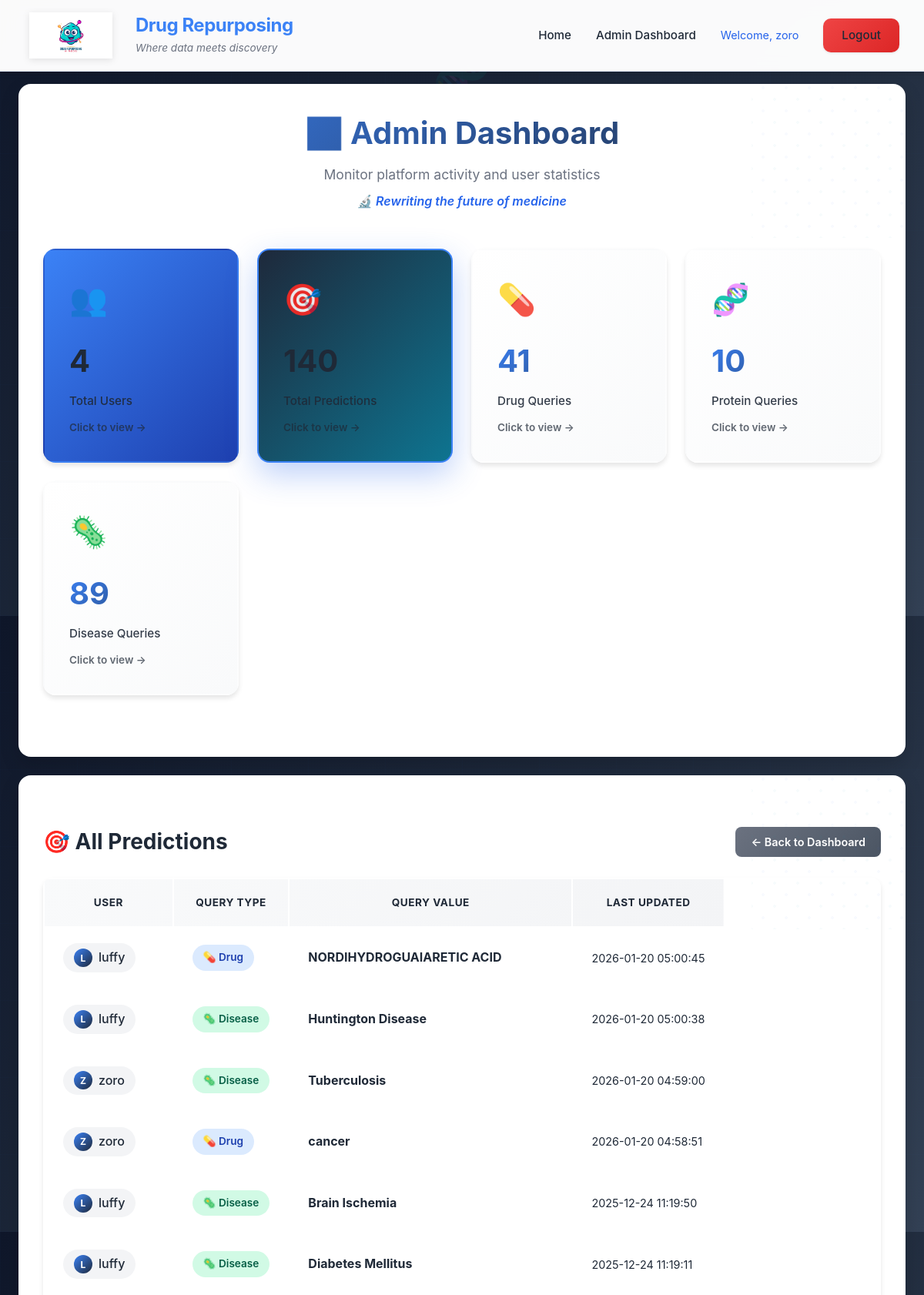
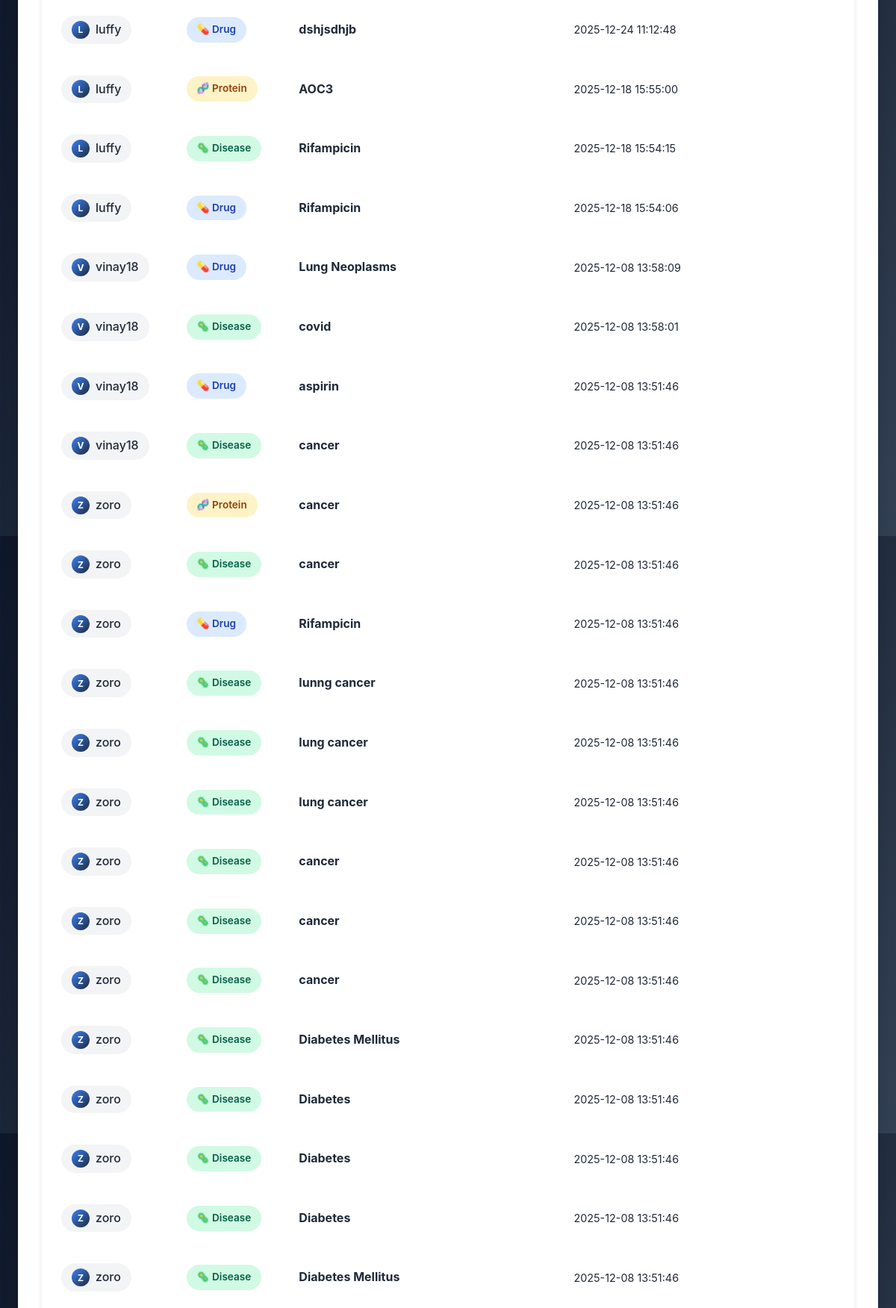
The app's page /admin-dashboard/?view=all_predictions (signed in, upper part) with its own data (2 pictures, top to bottom).
### core/models.py (models this page shows, shortened)
class PredictionHistory(models.Model):
    QUERY_TYPES = [
        ('drug', 'Drug'),
        ('protein', 'Protein'),
        ('disease', 'Disease'),
    ]
    user = models.ForeignKey(User, on_delete=models.CASCADE)
    query_type = models.CharField(max_length=10, choices=QUERY_TYPES)
    query_value = models.CharField(max_length=255)
    results = models.JSONField()
    created_at = models.DateTimeField(auto_now_add=True)
    updated_at = models.DateTimeField(auto_now=True)
    class Meta:
        ordering = ['-updated_at']  # Order by most recently updated

### core/views.py (the view, shortened to what this page needs)
# urls.py: path('admin-dashboard/', views.admin_dashboard_view, name='admin_dashboard'),
@login_required
@user_passes_test(lambda u: u.is_superuser)
def admin_dashboard_view(request):
    view_filter = request.GET.get('view', None)
    total_users = User.objects.count()
    total_predictions = PredictionHistory.objects.count()
    stats = {
        'drug': PredictionHistory.objects.filter(query_type='drug').count(),
        'protein': PredictionHistory.objects.filter(query_type='protein').count(),
        'disease': PredictionHistory.objects.filter(query_type='disease').count(),
    }
    if view_filter == 'users':
        users_list = User.objects.all().order_by('-date_joined')
        context = {
            'total_users': total_users,
            'total_predictions': total_predictions,
            'stats': stats,
            'view_filter': 'users',
            'users_list': users_list,
        }
    elif view_filter == 'all_predictions':
        all_predictions = PredictionHistory.objects.all().order_by('-updated_at')
        context = {
            'total_users': total_users,
            'total_predictions': total_predictions,
            'stats': stats,
            'view_filter': 'all_predictions',
            'all_predictions': all_predictions,
        }
    return render(request, 'admin_dashboard.html', context)

### templates/admin_dashboard.html (shortened to what this page needs)
{% extends 'base.html' %}
{% block extra_css %}
{% load static %}
<link rel="stylesheet" href="{% static 'css/admin.css' %}">
{% endblock %}
{% block content %}
<div class="card">
    <div class="dashboard-header">
        <h2>📊 Admin Dashboard</h2>
        <p style="margin-bottom: 0.5rem;">Monitor platform activity and user statistics</p>
        <p style="font-size: 1rem; color: #2563eb; font-weight: 600; font-style: italic;">🔬 Rewriting the future of medicine</p>
    </div>
    <div class="stats-grid">
        <a href="?view=users" class="stat-card primary {% if view_filter == 'users' %}active{% endif %}" style="text-decoration: none; color: inherit;">
            <div class="stat-icon">👥</div>
            <div class="stat-value">{{ total_users }}</div>
            <div class="stat-label">Total Users</div>
            <div class="stat-action">Click to view →</div>
        </a>
        <a href="?view=all_predictions" class="stat-card secondary {% if view_filter == 'all_predictions' %}active{% endif %}" style="text-decoration: none; color: inherit;">
            <div class="stat-icon">🎯</div>
            <div class="stat-value">{{ total_predictions }}</div>
            <div class="stat-label">Total Predictions</div>
            <div class="stat-action">Click to view →</div>
        </a>
        <a href="?view=drug" class="stat-card {% if view_filter == 'drug' %}active{% endif %}" style="text-decoration: none; color: inherit;">
            <div class="stat-icon">💊</div>
            <div class="stat-value">{{ stats.drug }}</div>
            <div class="stat-label">Drug Queries</div>
            <div class="stat-action">Click to view →</div>
        </a>
        <a href="?view=protein" class="stat-card {% if view_filter == 'protein' %}active{% endif %}" style="text-decoration: none; color: inherit;">
            <div class="stat-icon">🧬</div>
            <div class="stat-value">{{ stats.protein }}</div>
            <div class="stat-label">Protein Queries</div>
            <div class="stat-action">Click to view →</div>
        </a>
        <a href="?view=disease" class="stat-card {% if view_filter == 'disease' %}active{% endif %}" style="text-decoration: none; color: inherit;">
            <div class="stat-icon">🦠</div>
            <div class="stat-value">{{ stats.disease }}</div>
            <div class="stat-label">Disease Queries</div>
            <div class="stat-action">Click to view →</div>
        </a>
    </div>
</div>
<div class="card">
    <div class="activity-section">
        <div class="activity-header">
            {% if view_filter == 'users' %}
            <h3>👥 All Users</h3>
            <a href="{% url 'admin_dashboard' %}" class="btn-back">← Back to Dashboard</a>
            {% elif view_filter == 'all_predictions' %}
            <h3>🎯 All Predictions</h3>
            <a href="{% url 'admin_dashboard' %}" class="btn-back">← Back to Dashboard</a>
            {% elif view_filter == 'drug' %}
            <h3>💊 Drug Queries</h3>
            <a href="{% url 'admin_dashboard' %}" class="btn-back">← Back to Dashboard</a>
            {% elif view_filter == 'protein' %}
            <h3>🧬 Protein Queries</h3>
            <a href="{% url 'admin_dashboard' %}" class="btn-back">← Back to Dashboard</a>
            {% elif view_filter == 'disease' %}
            <h3>🦠 Disease Queries</h3>
            <a href="{% url 'admin_dashboard' %}" class="btn-back">← Back to Dashboard</a>
            {% else %}
            <h3>📜 Recent Activity</h3>
            {% endif %}
        </div>
        <div class="admin-table">
            {% if view_filter == 'users' %}
            <table>
                <thead>
                    <tr>
                        <th>Username</th>
                        <th>Email</th>
                        <th>Date Joined</th>
                        <th>Last Login</th>
                        <th>Predictions</th>
                        <th>Status</th>
                    </tr>
                </thead>
                <tbody>
                    {% for user in users_list %}
                    <tr>
                        <td>
                            <div class="user-badge">
                                <div class="user-avatar">{{ user.username|slice:":1"|upper }}</div>
                                <span>{{ user.username }}</span>
                            </div>
                        </td>
                        <td>{{ user.email|default:"N/A" }}</td>
                        <td class="timestamp">{{ user.date_joined|date:"Y-m-d H:i" }}</td>
                        <td class="timestamp">{{ user.last_login|date:"Y-m-d H:i"|default:"Never" }}</td>
                        <td><strong>{{ user.predictionhistory_set.count }}</strong></td>
                        <td>
                            {% if user.is_superuser %}
                            <span class="status-badge admin">Admin</span>
                            {% elif user.is_active %}
                            <span class="status-badge active">Active</span>
                            {% else %}
                            <span class="status-badge inactive">Inactive</span>
                            {% endif %}
                        </td>
                    </tr>
                    {% empty %}
                    <tr>
                        <td colspan="6">
                            <div class="empty-state">
                                <div class="empty-state-icon">👥</div>
                                <h4>No Users Found</h4>
                            </div>
                        </td>
                    </tr>
                    {% endfor %}
                </tbody>
            </table>
            {% elif view_filter == 'all_predictions' or view_filter == 'drug' or view_filter == 'protein' or view_filter == 'disease' %}
            <table>
                <thead>
                    <tr>
                        <th>User</th>
                        <th>Query Type</th>
                        <th>Query Value</th>
                        <th>Last Updated</th>
                    </tr>
                </thead>
                <tbody>
                    {% if view_filter == 'all_predictions' %}
                        {% for prediction in all_predictions %}
                        <tr>
                            <td>
                                <div class="user-badge">
                                    <div class="user-avatar">{{ prediction.user.username|slice:":1"|upper }}</div>
                                    <span>{{ prediction.user.username }}</span>
                                </div>
                            </td>
                            <td>
                                <span class="query-type-badge {{ prediction.query_type }}">
                                    {% if prediction.query_type == 'drug' %}💊{% elif prediction.query_type == 'protein' %}🧬{% else %}🦠{% endif %}
                                    {{ prediction.query_type|title }}
                                </span>
                            </td>
                            <td><strong>{{ prediction.query_value }}</strong></td>
                            <td class="timestamp">{{ prediction.updated_at|date:"Y-m-d H:i:s" }}</td>
                        </tr>
                        {% endfor %}
                    {% endif %}
                </tbody>
            </table>
            {% endif %}
        </div>
    </div>
</div>
{% endblock %}

### templates/base.html (shortened to what this page needs)
<!DOCTYPE html>
<html lang="en">
<head>
    {% load static %}
    <link rel="stylesheet" href="{% static 'css/base.css' %}">
    {% block extra_css %}{% endblock %}
</head>
<body>
    {% if user.is_authenticated %}
    <div class="navbar">
        <div class="navbar-content">
            <div style="display: flex; align-items: center; gap: 1.5rem;">
                <div style="display: flex; align-items: center; justify-content: center; min-width: 120px;">
                    <img src="{% static 'images/logo1p.png' %}" alt="Logo" class="navbar-logo">
                </div>
                <div>
                    <h1>Drug Repurposing</h1>
                    <p style="font-size: 0.85rem; color: #6b7280; margin-top: 0.25rem; font-style: italic;">Where data meets discovery</p>
                </div>
            </div>
            <nav>
                <a href="{% url 'home' %}">Home</a>
                {% if user.is_superuser %}
                <a href="{% url 'admin_dashboard' %}">Admin Dashboard</a>
                {% endif %}
                <span style="color: #2563eb;">Welcome, {{ user.username }}</span>
                <a href="{% url 'logout' %}" class="logout-btn btn">Logout</a>
            </nav>
        </div>
    </div>
    {% endif %}
    <div class="container">
        {% block content %}{% endblock %}
    </div>
</body>
</html>

### static/css/base.css (style rules this page uses)
:root { --primary: #3b82f6; --primary-dark: #1e40af; --primary-light: #60a5fa; --secondary: #1e293b; --accent: #06b6d4; --success: #10b981; --error: #ef4444; --warning: #f59e0b; --bg-gradient: linear-gradient(135deg, #0f172a 0%, #1e293b 50%, #334155 100%); --text-dark: #1f2937; --text-light: #6b7280; --border: #e5e7eb; --white: #ffffff; --shadow-sm: 0 1px 3px rgba(0, 0, 0, 0.1); --shadow-md: 0 4px 6px rgba(0, 0, 0, 0.1); --shadow-lg: 0 10px 25px rgba(0, 0, 0, 0.15); }
* { margin: 0; padding: 0; box-sizing: border-box; }
html { scroll-behavior: smooth; }
body { font-family: 'Inter', -apple-system, BlinkMacSystemFont, 'Segoe UI', Roboto, sans-serif; background: var(--bg-gradient); min-height: 100vh; color: var(--text-dark); line-height: 1.6; overflow-x: hidden; animation: fadeIn 0.6s ease; position: relative; }
body::before { content: '🧬'; position: fixed; top: 0; left: 0; width: 100%; height: 100%; font-size: 4rem; color: rgba(59, 130, 246, 0.08); display: flex; flex-wrap: wrap; justify-content: space-around; align-items: flex-start; padding: 2rem; gap: 4rem; pointer-events: none; z-index: 0; animation: dnaFloat 30s ease-in-out infinite; line-height: 8rem; letter-spacing: 4rem; }
body::after { content: ''; position: fixed; top: 0; left: 0; width: 100%; height: 100%; background-image: repeating-linear-gradient(90deg, rgba(59, 130, 246, 0.03) 0px, transparent 1px, transparent 100px), repeating-linear-gradient(0deg, rgba(59, 130, 246, 0.03) 0px, transparent 1px, transparent 100px); pointer-events: none; z-index: 0; animation: gridPulse 15s ease-in-out infinite; }
.navbar { background: rgba(255, 255, 255, 0.98); backdrop-filter: blur(10px); padding: 1rem 2rem; box-shadow: var(--shadow-md); position: sticky; top: 0; z-index: 100; animation: navSlideDown 0.6s cubic-bezier(0.4, 0, 0.2, 1); border-bottom: 1px solid rgba(37, 99, 235, 0.1); }
.navbar-logo { max-width: 120px; max-height: 60px; width: auto; height: auto; object-fit: contain; transition: all 0.4s cubic-bezier(0.4, 0, 0.2, 1); filter: drop-shadow(0 2px 4px rgba(0, 0, 0, 0.1)); }
.navbar-content { max-width: 1400px; margin: 0 auto; display: flex; justify-content: space-between; align-items: center; }
.navbar h1 { color: var(--primary); font-size: 1.5rem; font-weight: 700; letter-spacing: -0.5px; margin: 0; line-height: 1.2; }
.navbar nav { display: flex; align-items: center; gap: 2rem; }
.navbar nav a { color: var(--text-dark); text-decoration: none; font-weight: 500; font-size: 0.95rem; transition: all 0.4s cubic-bezier(0.4, 0, 0.2, 1); position: relative; }
.navbar nav a:not(.btn)::after { content: ''; position: absolute; bottom: -5px; left: 50%; width: 0; height: 2px; background: linear-gradient(90deg, var(--primary), var(--secondary)); transition: all 0.4s cubic-bezier(0.4, 0, 0.2, 1); transform: translateX(-50%); }
.navbar nav span { color: var(--text-light); font-size: 0.9rem; }
.container { max-width: 1400px; margin: 1rem auto; padding: 0 1.5rem; animation: containerFadeIn 0.8s ease; position: relative; z-index: 1; }
.card { background: var(--white); border-radius: 16px; padding: 2rem; box-shadow: var(--shadow-lg); margin-bottom: 1.5rem; transition: all 0.4s cubic-bezier(0.4, 0, 0.2, 1); animation: cardSlideUp 0.6s ease; position: relative; overflow: hidden; }
.card::before { content: ''; position: absolute; top: -100px; right: -100px; width: 300px; height: 300px; background-image: radial-gradient(circle at 50% 50%, rgba(37, 99, 235, 0.03) 2px, transparent 2px), radial-gradient(circle at 50% 50%, rgba(8, 145, 178, 0.03) 2px, transparent 2px); background-size: 30px 30px, 30px 30px; background-position: 0 0, 15px 15px; animation: patternRotate 30s linear infinite; pointer-events: none; z-index: 0; }
.btn { background: linear-gradient(135deg, var(--primary), var(--primary-dark)); color: var(--white); padding: 0.875rem 2rem; border: none; border-radius: 10px; cursor: pointer; font-size: 1rem; font-weight: 600; text-decoration: none; display: inline-block; transition: all 0.4s cubic-bezier(0.4, 0, 0.2, 1); box-shadow: var(--shadow-sm); position: relative; overflow: hidden; }
.btn::before { content: ''; position: absolute; top: 50%; left: 50%; width: 0; height: 0; border-radius: 50%; background: rgba(255, 255, 255, 0.3); transform: translate(-50%, -50%); transition: width 0.6s ease, height 0.6s ease; }
.logout-btn { background: linear-gradient(135deg, var(--error), #dc2626); padding: 0.625rem 1.5rem; font-size: 0.9rem; }

### records on screen
PredictionHistory: user.username "L", user.username "luffy", query_type "Drug", query_value "NORDIHYDROGUAIARETIC ACID", updated_at "2026-01-20 05:00:45"
PredictionHistory: user.username "L", user.username "luffy", query_type "Disease", query_value "Huntington Disease", updated_at "2026-01-20 05:00:38"
PredictionHistory: user.username "Z", user.username "zoro", query_type "Disease", query_value "Tuberculosis", updated_at "2026-01-20 04:59:00"
PredictionHistory: user.username "Z", user.username "zoro", query_type "Drug", query_value "cancer", updated_at "2026-01-20 04:58:51"
PredictionHistory: user.username "L", user.username "luffy", query_type "Disease", query_value "Brain Ischemia", updated_at "2025-12-24 11:19:50"
PredictionHistory: user.username "L", user.username "luffy", query_type "Disease", query_value "Diabetes Mellitus", updated_at "2025-12-24 11:19:11"
PredictionHistory: user.username "L", user.username "luffy", query_type "Drug", query_value "dshjsdhjb", updated_at "2025-12-24 11:12:48"
PredictionHistory: user.username "L", user.username "luffy", query_type "Protein", query_value "AOC3", updated_at "2025-12-18 15:55:00"
PredictionHistory: user.username "L", user.username "luffy", query_type "Disease", query_value "Rifampicin", updated_at "2025-12-18 15:54:15"
PredictionHistory: user.username "L", user.username "luffy", query_type "Drug", query_value "Rifampicin", updated_at "2025-12-18 15:54:06"
PredictionHistory: user.username "V", user.username "vinay18", query_type "Drug", query_value "Lung Neoplasms", updated_at "2025-12-08 13:58:09"
PredictionHistory: user.username "V", user.username "vinay18", query_type "Disease", query_value "covid", updated_at "2025-12-08 13:58:01"
PredictionHistory: user.username "V", user.username "vinay18", query_type "Drug", query_value "aspirin", updated_at "2025-12-08 13:51:46"
PredictionHistory: user.username "V", user.username "vinay18", query_type "Disease", query_value "cancer", updated_at "2025-12-08 13:51:46"
PredictionHistory: user.username "Z", user.username "zoro", query_type "Protein", query_value "cancer", updated_at "2025-12-08 13:51:46"
PredictionHistory: user.username "Z", user.username "zoro", query_type "Disease", query_value "cancer", updated_at "2025-12-08 13:51:46"
PredictionHistory: user.username "Z", user.username "zoro", query_type "Drug", query_value "Rifampicin", updated_at "2025-12-08 13:51:46"
PredictionHistory: user.username "Z", user.username "zoro", query_type "Disease", query_value "lunng cancer", updated_at "2025-12-08 13:51:46"
PredictionHistory: user.username "Z", user.username "zoro", query_type "Disease", query_value "lung cancer", updated_at "2025-12-08 13:51:46"
PredictionHistory: user.username "Z", user.username "zoro", query_type "Disease", query_value "lung cancer", updated_at "2025-12-08 13:51:46"
PredictionHistory: user.username "Z", user.username "zoro", query_type "Disease", query_value "cancer", updated_at "2025-12-08 13:51:46"
PredictionHistory: user.username "Z", user.username "zoro", query_type "Disease", query_value "cancer", updated_at "2025-12-08 13:51:46"
PredictionHistory: user.username "Z", user.username "zoro", query_type "Disease", query_value "cancer", updated_at "2025-12-08 13:51:46"
PredictionHistory: user.username "Z", user.username "zoro", query_type "Disease", query_value "Diabetes Mellitus", updated_at "2025-12-08 13:51:46"
PredictionHistory: user.username "Z", user.username "zoro", query_type "Disease", query_value "Diabetes", updated_at "2025-12-08 13:51:46"
PredictionHistory: user.username "Z", user.username "zoro", query_type "Disease", query_value "Diabetes", updated_at "2025-12-08 13:51:46"
PredictionHistory: user.username "Z", user.username "zoro", query_type "Disease", query_value "Diabetes", updated_at "2025-12-08 13:51:46"
PredictionHistory: user.username "Z", user.username "zoro", query_type "Disease", query_value "Diabetes Mellitus", updated_at "2025-12-08 13:51:46"

### other values on screen
{{ user.username }} "zoro"
{{ total_users }} "4"
{{ total_predictions }} "140"
{{ stats.drug }} "41"
{{ stats.protein }} "10"
{{ stats.disease }} "89"
